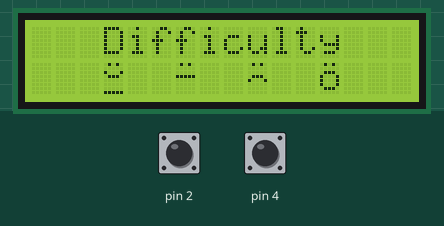
Recording of a sketch running on a simulated Arduino Uno, built with avr-gcc and run on an emulated ATmega328P. On the bench: 16×2 character LCD. The test bench sets the inputs (shaded band); at power-on: pin 2 HIGH, pin 4 HIGH. Random numbers use the default seed unless the sketch sets one.

Above: at 1.3 s.
1.4 s: pin 2 pulled LOW for 0.15 s
At 1.9 s:
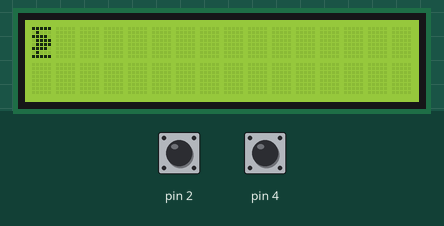
2.1 s: pin 2 pulled LOW for 1 s
At 2.16 s:
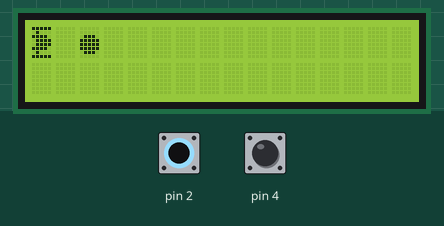
3.7 s: pin 2 pulled LOW for 0.15 s
At 3.76 s:
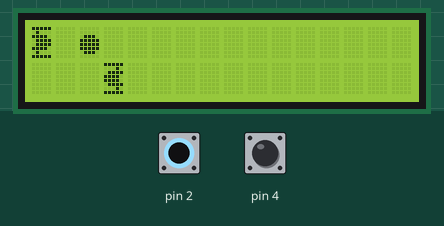
4.4 s: pin 4 pulled LOW for 0.15 s
At 5.04 s:
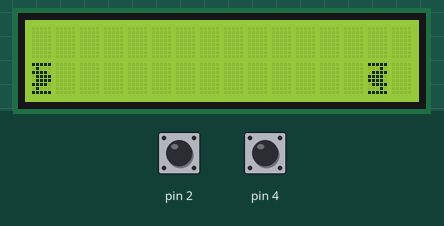
5.1 s: pin 4 pulled LOW for 1 s
At 5.24 s:
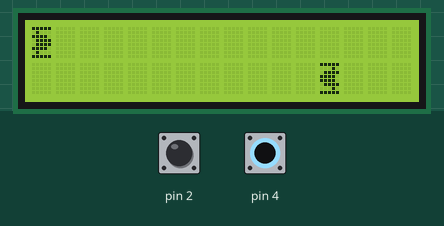
6.7 s: pin 4 pulled LOW for 0.15 s
At 9.8 s:
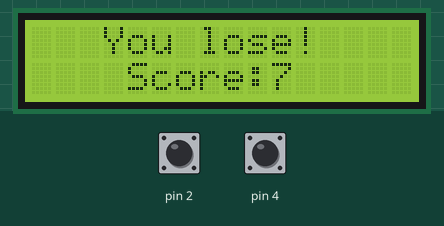
Timing chart, 0 to 10.1 s (numbered marks = the images above; inputs shaded):
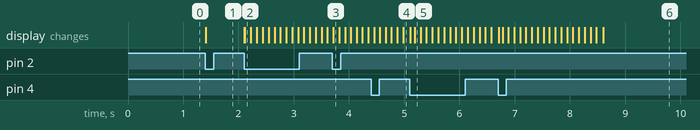

The sketch:

GameSpacePirates.ino
```cpp
#define _LCD_TYPE 1  // для работы с I2C дисплеями
#include <EncButton2.h>
EncButton2<EB_BTN> encfire(INPUT, 2);
EncButton2<EB_BTN> encmove(INPUT, 4);
#include <LiquidCrystal_I2C.h>
LiquidCrystal_I2C lcd(0x27, 16, 2);
//---------------------------------------КОНСТАНТЫ---------------------------
const byte snowball = 0;
const byte spaceship = 1;
const byte spacepirate = 2;
const byte hithuge = 3;
const byte hit = 4;
const byte easymode = 5;
const byte normalmode = 6;
const byte hardmode = 7;
//---------------------------------------ПЕРЕМЕННЫЕ---------------------------
boolean isDiffScreenDrawed = 1;
byte GamePart;
byte MaxPirates;
int TimeFactor;
int PeriodOfAmmo;
int Shots;
int ammo = 1;
int q = 1;
int x;
int a;
int b;
int kills;
int GameLevel = 1;
int MinPeriodPirate;
int MaxPeriodPirate;
int SpeedOfGame;
int long t_print = 0;
int long t_pirates = 0;
int long t_last = 0;
long t_exit = 0;
byte myBalls[2][17];
byte hugeHits[2][17];
byte spacePirates[2][17];
byte hits[2][17];
//--------------------------------------ИКОНКИ ИГРЫ---------------------------
byte Snowball[] = {
  B00000,
  B00000,
  B01110,
  B11111,
  B11111,
  B11111,
  B01110,
  B00000
};
byte Spaceship[] = {
  0x1F,
  0x08,
  0x1E,
  0x0F,
  0x0F,
  0x1E,
  0x08,
  0x1F
};
byte Spacepirate[] = {
  0x1F,
  0x02,
  0x0F,
  0x1E,
  0x1E,
  0x0F,
  0x02,
  0x1F
};
byte Hithuge[] = {
  B01001,
  B10011,
  B11010,
  B01101,
  B10100,
  B01011,
  B11001,
  B10010
};
byte Hit[] = {
  B00000,
  B00100,
  B11010,
  B01111,
  B01010,
  B10101,
  B01001,
  B00000
};

byte EasyMode[] = {
  B01010,
  B00000,
  B10001,
  B01110,
  B00000,
  B00000,
  B00000,
  B00000
};

byte NormalMode[] = {
  B01010,
  B00000,
  B00000,
  B11111,
  B00000,
  B00000,
  B00000,
  B00000
};

byte HardMode[] = {
  B01010,
  B00000,
  B00000,
  B01110,
  B10001,
  B00000,
  B00000,
  B00000
};

void setup() {
  Serial.begin(9600);
  ClearAll();
  lcd.init();           // инициализация
  lcd.backlight();      // включить подсветку

 // Create new characters:
  lcd.createChar(0, Snowball);
  lcd.createChar(1, Spaceship);
  lcd.createChar(2, Spacepirate);
  lcd.createChar(3, Hithuge);
  lcd.createChar(4, Hit);
  lcd.createChar(5, EasyMode);
  lcd.createChar(6, NormalMode);
  lcd.createChar(7, HardMode);
  t_exit = millis();
}
void loop() {
  switch(GamePart) {
//---------------------------------------РЕЖИМ ВЫБОРА СЛОЖНОСТИ---------------------------
case 0:
    encfire.tick();
    encmove.tick();
    if (isDiffScreenDrawed) {
      GameLevel = 1;
      b = 0;
      DrawDiff();
      lcd.setCursor(3,1);
      lcd.cursor();
      isDiffScreenDrawed = 0;
    }
    if (encfire.press() == 1) {
     GeneralCleaning();
     SetDiff();
     GamePart = 1;
    }
    if (encmove.press()) {
      b = (b + 1) % 4;
      switch(b) {
        case 0:
          lcd.setCursor(3,1);
          GameLevel = 1;
        break;
        case 1:
          lcd.setCursor(6,1);
          GameLevel = 2;
        break;
        case 2:
          lcd.setCursor(9,1);
          GameLevel = 3;
        break;
        case 3:
          lcd.setCursor(12,1);
          GameLevel = 4;
        break;
      }
    }
  break;
//---------------------------------------ИГРОВАЯ ЧАСТЬ---------------------------
  case 1:
    lcd.noCursor();
    Draw(spaceship,0,x%2);
    encfire.tick();
    encmove.tick();
   if (encmove.press()){  //кнопка для перемещений корабля
    x++;
    ClearCeil(0,(x-1)%2);
    Draw(spaceship,0, x%2);
  }

  if (encfire.press() && ammo>0) {  //кнопка для снарядов
    myBalls[x%2][1] = 1;
    ammo--;
    Shots++;
  }

  if (millis() - t_print >= SpeedOfGame) {
      for (byte j = 0; j< 2;j++) {
        for (byte i = 0; i < 16; i++) {
          if (hugeHits[j][i] == 1) {
            hugeHits[j][i] = 0;
            ClearCeil(i,j);
          }
        }
      }

    if ((long)(q * PeriodOfAmmo) - (long)(millis() - t_exit) < 0) {     // увеличение боезапаса игрока
      ammo++;
      q++;
    }

    for (byte j = 0; j< 2;j++) {
      for (byte i = 0; i < 16; i++) {
        hugeHits[j][i] = hits[j][i];
        hits[j][i] = 0;
      }
    }

    for (byte j = 0; j< 2;j++) {           // смещение снарядов
      for (byte i = 15; i > 0; i--) {
        if (myBalls[j][i] == 1) {
          ClearCeil(i,j);
        }
        myBalls[j][i] = myBalls[j][i-1];
      }
    }

    for (byte j = 0; j< 2;j++) {         // смещение пиратов
      for (byte i = 0; i < 17; i++) {
        if (spacePirates[j][i] == 1) {
          ClearCeil(i,j);
        }
        spacePirates[j][i] = spacePirates[j][i+1];
      }
    }
      t_print = millis();
  }
       // генерация пирата
    if (millis() - t_pirates >= MinPeriodPirate + (MaxPeriodPirate - MinPeriodPirate)*(1-DifficultOfGame()) && ActivePiratres() < MaxPirates) {
       spacePirates[random(0,2)][16] = 1;
       t_pirates = millis();
    }

    for (int k=-1; k<1; k++) {
        for (int j = 0; j< 2; j++) {
          for (int i = 1; i < 16; i++) {
              if (myBalls[j][i] == 1 && spacePirates[j][i+k] == 1) {
                myBalls[j][i] = 0;
                ClearCeil(i,j);
                ClearCeil(i+k,j);
                spacePirates[j][i+k] = 0;
                hits[j][i] = 1;
                kills++;
              }
            }   // проверка на попадания
          }
        }

    for (int j = 0; j< 2;j++) {
      for (int i = 0; i <16; i++) {
         if (hits[j][i] == 1) {
          Draw(hit,i,j);
          continue;
        }
        if (hugeHits[j][i] == 1) {
          Draw(hithuge,i,j);
          continue;
        }
        if (myBalls[j][i] == 1) {
          Draw(snowball,i,j);
          continue;
        }
        if (spacePirates[j][i] == 1) {
          Draw(spacepirate,i,j);
          continue;
        }

      }
    }
    for (int j = 0; j< 2;j++) {        // Проверка пробития
      for (int i = 15; i > 0; i--) {
            if (j == x%2 && i == 1 && spacePirates[j][i] == 1) {
              t_last = millis();
              t_last = (t_last - t_exit) * 0.001;
              ClearAll();
              GameOver(t_last);
              GamePart = 2;
            }
        }
    }
  break;
//--------------------------------ВЫВОД ПОСЛЕИГРОВОЙ СТАТИСТИКИ---------------------------
  case 2:
    encfire.tick();
    encmove.tick();
    if (encfire.press() == 1) {
     GeneralCleaning();
     isDiffScreenDrawed = 1;
     GamePart = 0;
    }
    if (encmove.press()) {
      a = (a + 1) % 4;
      switch(a) {
        case 0:
          GameOver(t_last);
        break;
        case 1:
          Statistics("Kills:",kills);
        break;
        case 2:
          Statistics("Moves:",x);
        break;
        case 3:
          Statistics("Shots:",Shots);
        break;
      }
    }
  break;
  }
}
//----------------------------------------ФУНКЦИИ-------------------------------
void ClearAll() {    // очистка всех активных состояний
  for (int j = 0; j< 2;j++){
      for (int i = 0; i < 17; i++) {
        myBalls[j][i] = 0;
        hits[j][i] = 0;
        spacePirates[j][i] = 0;
        hugeHits[j][i] = 0;
      }
    }
}

void GameOver(int long st) {                // Выводит количество набранных очков
  lcd.clear();
  lcd.setCursor(3,0);
  lcd.print(F("You lose!"));
  lcd.setCursor(4,1);
  lcd.print("Score:"+ String(st));
}

void Statistics (String str, int value) {   // Выводит статистику на экран
  lcd.clear();
  lcd.setCursor(3,0);
  lcd.print(F("Statistics"));
  lcd.setCursor(4,1);
  lcd.print(str + String(value));
}

void ClearCeil(byte col, byte row) {   // Очищает выбранную клетку
  lcd.setCursor(col, row);
  lcd.print(" ");
}

void Draw(byte typeOfCustomChar, byte col, byte row) {   // Рисует выбранный символ
  lcd.setCursor(col, row);
  lcd.write(byte(typeOfCustomChar));
}

int ActivePiratres() {    // Вычисляет число активных пиратов
  int numberOfPirates = 0;
  for (byte j = 0; j< 2;j++) {
    for (byte i = 0; i < 17; i++) {
      if (spacePirates[j][i] == 1) {
        numberOfPirates++;
      }
    }
  }
  return numberOfPirates;
}

double DifficultOfGame() {    // Функция планомерного роста сложности (наклонная синусоида с выходом на плато)
  double x = (double)(millis() - t_exit) / TimeFactor;
  double result = (double)0.9 + (1/(-x -1.0525)) + sin((x+0.0525)*10)*0.1;
  return result;
}

void GeneralCleaning() {
  t_exit = millis();
  q = 1;
  lcd.clear();
  ammo = 1;
  x = 0;
  Shots = 0;
  ClearAll();
  GamePart = 0;
  a = 0;
  kills = 0;
}

void DrawDiff() {
  lcd.clear();
  lcd.setCursor(3,0);
  lcd.print(F("Difficulty"));
  Draw(5,3,1);
  Draw(6,6,1);
  Draw(7,9,1);
  lcd.setCursor(12,1);
  lcd.print(char(239));
}

void SetDiff() {
  switch(GameLevel) {
    case 1:
      MaxPirates = 2;
      SpeedOfGame = 100;
      MinPeriodPirate = 1500;
      MaxPeriodPirate = 2500;
      TimeFactor = 10000;
      PeriodOfAmmo = 1000;
      break;
    case 2:
      MaxPirates = 4;
      SpeedOfGame = 100;
      MinPeriodPirate = 1000;
      MaxPeriodPirate = 1800;
      TimeFactor = 9000;
      PeriodOfAmmo = 1000;
      break;
    case 3:
      MaxPirates = 7;
      SpeedOfGame = 100;
      MinPeriodPirate = 500;
      MaxPeriodPirate = 1300;
      TimeFactor = 7000;
      PeriodOfAmmo = 1000;
      break;
    case 4:
      MaxPirates = 12;
      SpeedOfGame = 70;
      MinPeriodPirate = 100;
      MaxPeriodPirate = 1500;
      TimeFactor = 5000;
      PeriodOfAmmo = 800;
      break;
  }
}
```

Measured:
- after the input at 1.4 s, the display: first changes at once (image 1 shows a later state)
